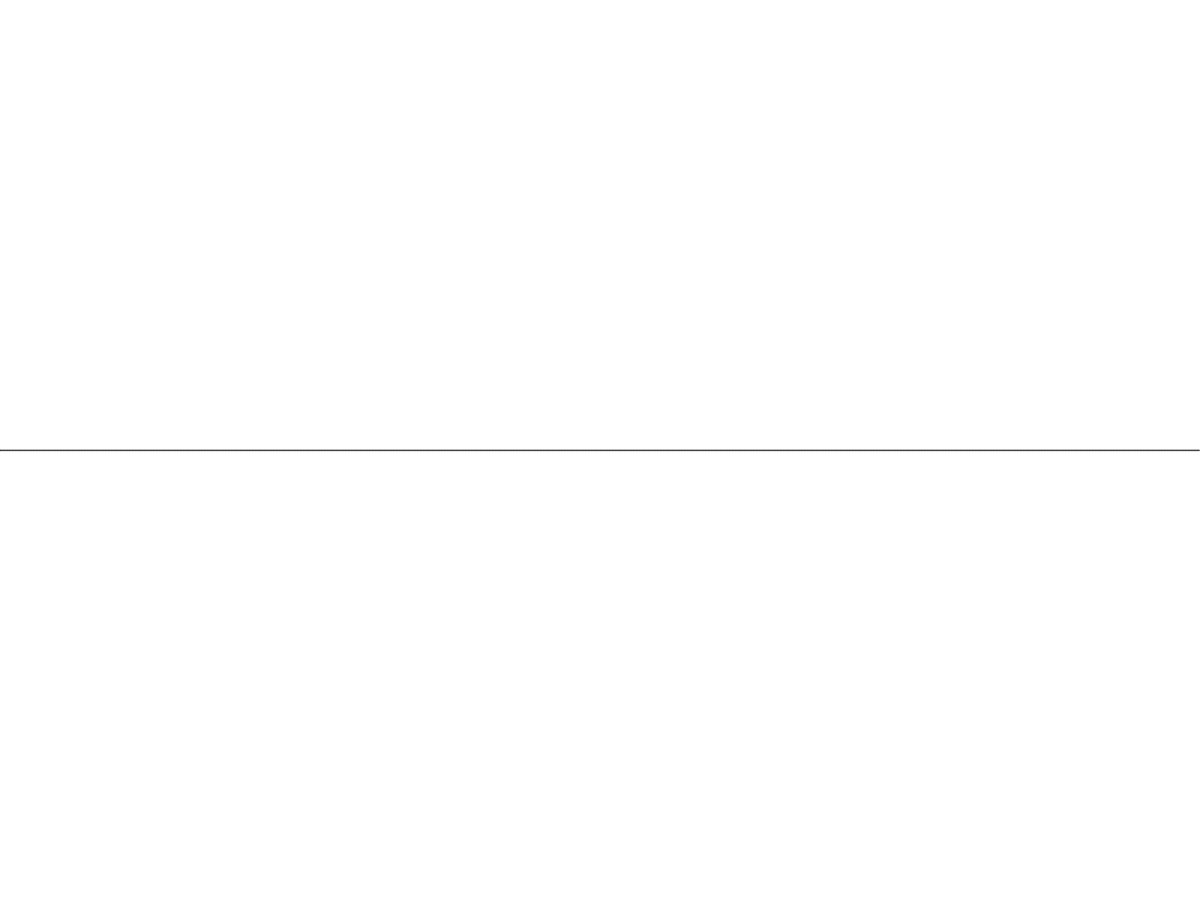
Frame 1 (no input)
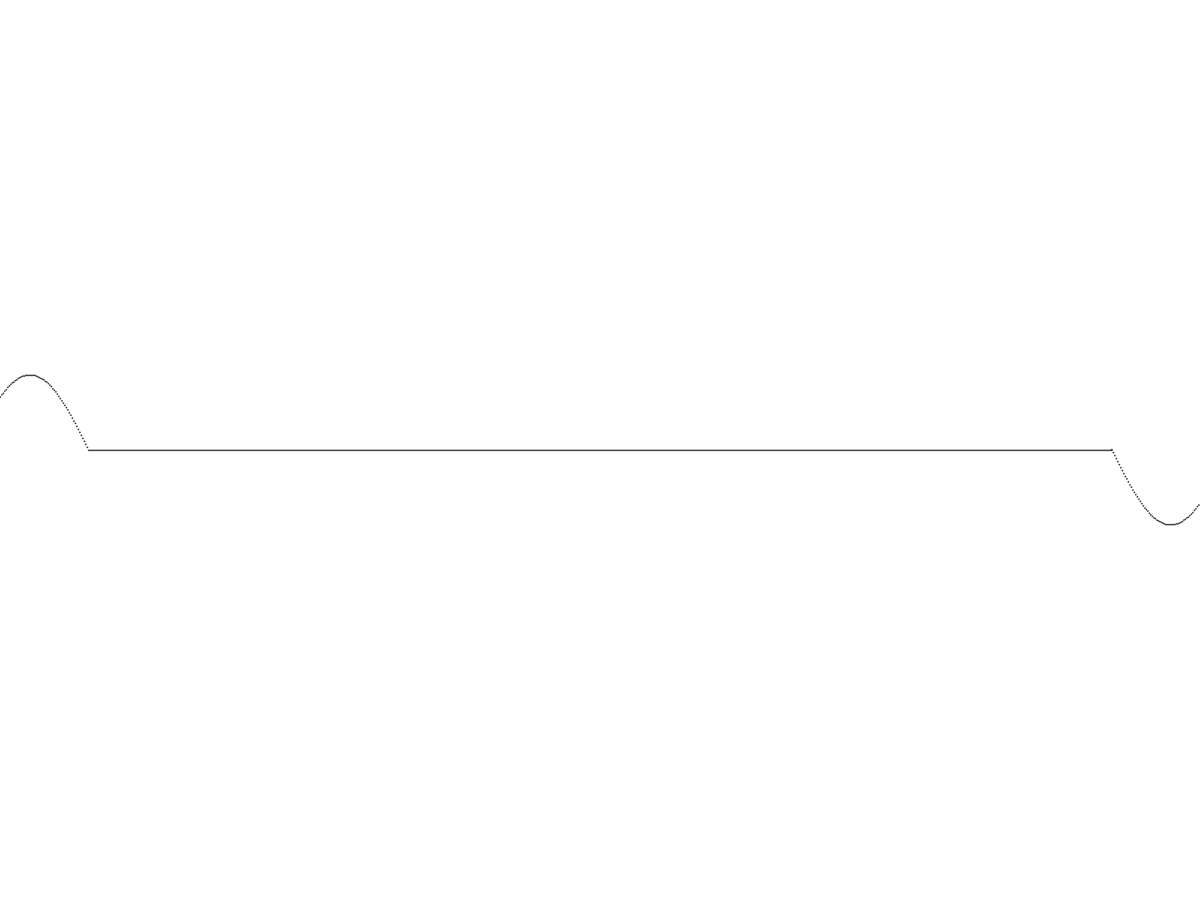
Frame 60 (the mouse pressed at the canvas centre just before this capture)
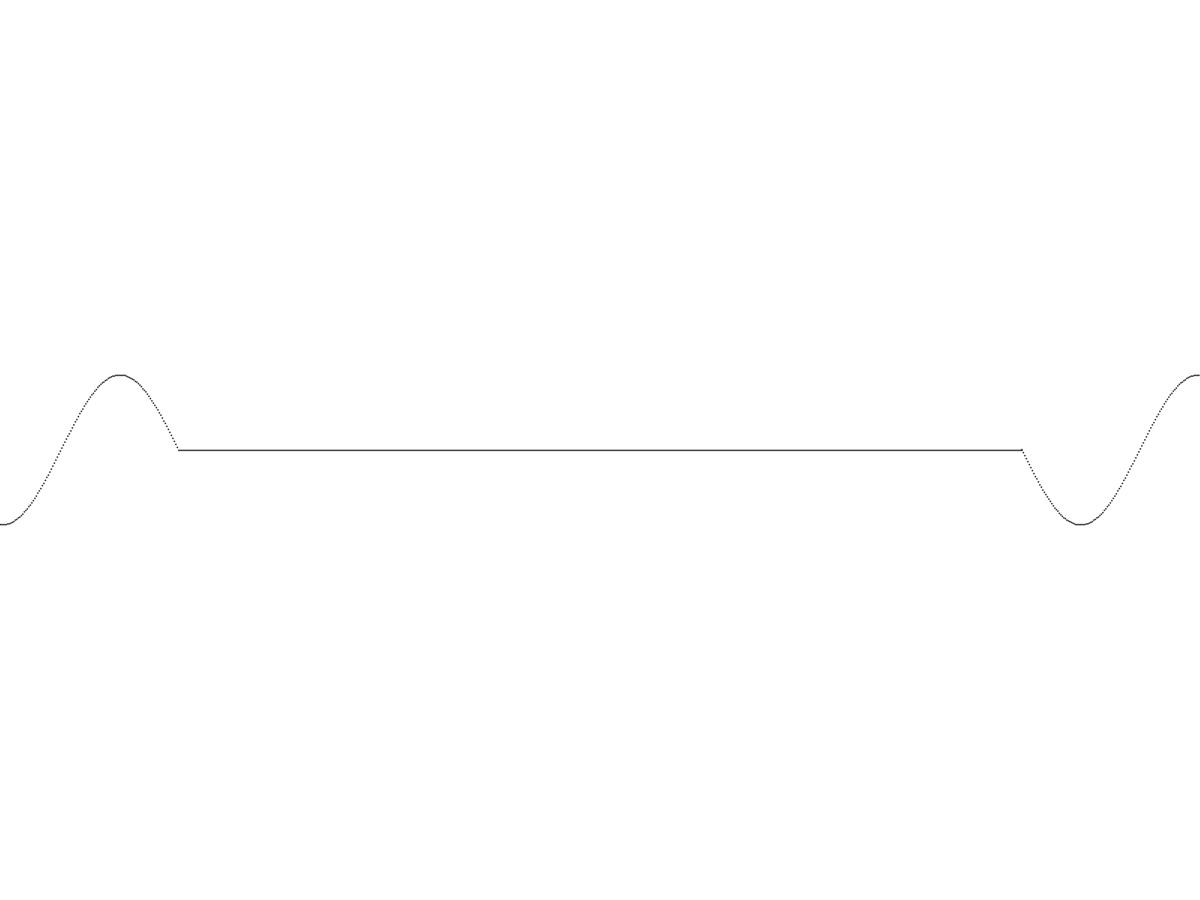
Frame 120 (the mouse held since frame 60 and released just before this capture)

The Processing sketch that drew these frames (run headless with seeded random() and noise(); from frame 60 on, the mouse is pressed at the canvas centre):

// Processing sketch: wave
// ── wave.pde
float count = 0;

float wav1(float x) {
    float t = (x - count) / 50, y = 0;
    if (t <= 0) {
        y = sin(t);
    }
    return y;
}

float wav2(float x) {
    float t = (width - x - count) / 50, y = 0;
    if (t <= 0) {
        y = sin(t + PI);
    }
    return y;
}

void setup() {
    fullScreen();
    strokeWeight(2);
}

void draw() {
    background(255);
    translate(0, height / 2);
    for (float x = 0; x < width; x += 2) {
        float y = (wav1(x) + wav2(x)) * 100;
        point(x, y);
    }
    count += 2;
}
